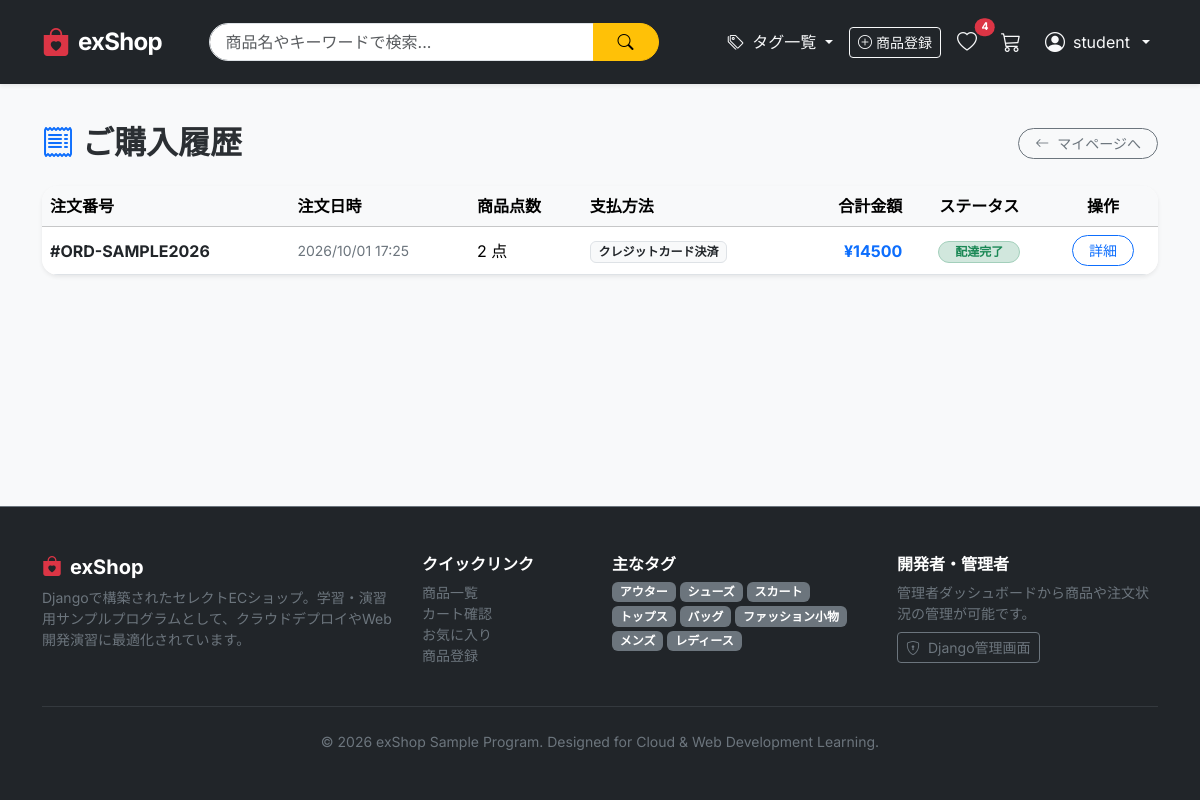
Page /orders/ (signed in) on the committed database.
### shop/models.py (models this page shows, shortened)
class Order(models.Model):
    PAYMENT_METHODS = [
        ('credit_card', 'クレジットカード決済'),
        ('bank_transfer', '銀行振込'),
        ('cod', '代金引換'),
        ('convenience', 'コンビニ決済'),
    ]
    STATUS_CHOICES = [
        ('pending', '処理待ち'),
        ('processing', '発送準備中'),
        ('shipped', '発送済み'),
        ('completed', '配達完了'),
        ('cancelled', 'キャンセル'),
    ]
    user = models.ForeignKey(
        User, on_delete=models.SET_NULL, null=True, blank=True,
        related_name='orders', verbose_name="購入ユーザー"
    )
    order_number = models.CharField(max_length=32, unique=True, verbose_name="注文番号")
    full_name = models.CharField(max_length=100, verbose_name="氏名")
    postal_code = models.CharField(max_length=10, verbose_name="郵便番号")
    address = models.CharField(max_length=255, verbose_name="配送先住所")
    phone_number = models.CharField(max_length=20, verbose_name="電話番号")
    email = models.EmailField(verbose_name="メールアドレス")
    payment_method = models.CharField(
        max_length=20, choices=PAYMENT_METHODS, default='credit_card', verbose_name="支払方法"
    )
    total_price = models.PositiveIntegerField(default=0, verbose_name="合計金額 (円)")
    status = models.CharField(
        max_length=20, choices=STATUS_CHOICES, default='completed', verbose_name="注文ステータス"
    )
    created_at = models.DateTimeField(auto_now_add=True, verbose_name="注文日時")
    class Meta:
        verbose_name = "注文"
        verbose_name_plural = "注文履歴"
        ordering = ['-created_at']

class Tag(models.Model):
    COLOR_CHOICES = [
        ('primary', 'Primary (Blue)'),
        ('secondary', 'Secondary (Gray)'),
        ('success', 'Success (Green)'),
        ('danger', 'Danger (Red)'),
        ('warning', 'Warning (Yellow)'),
        ('info', 'Info (Teal)'),
        ('dark', 'Dark (Black)'),
    ]
    name = models.CharField(max_length=50, unique=True, verbose_name="タグ名")
    slug = models.SlugField(max_length=50, unique=True, allow_unicode=True, verbose_name="スラグ")
    color = models.CharField(max_length=20, choices=COLOR_CHOICES, default='primary', verbose_name="バッジ色")
    class Meta:
        verbose_name = "タグ"
        verbose_name_plural = "タグ一覧"
        ordering = ['name']

### shop/views.py (the view)
# urls.py: path('orders/', views.order_list, name='order_list'),
@login_required
def order_list(request):
    orders = Order.objects.filter(user=request.user).order_by('-created_at')
    return render(request, 'shop/order_list.html', {'orders': orders})

### shop/cart.py (called while the page is built)
    def __len__(self):
        return sum(item['quantity'] for item in self.cart.values())

### shop/context_processors.py (called while the page is built)
def shop_context(request):
    cart = Cart(request)
    all_tags = Tag.objects.all()
    favorite_count = 0
    favorite_product_ids = []
    if request.user.is_authenticated:
        favs = Favorite.objects.filter(user=request.user)
        favorite_count = favs.count()
        favorite_product_ids = list(favs.values_list('product_id', flat=True))
    return {
        'cart': cart,
        'cart_item_count': len(cart),
        'all_tags': all_tags,
        'favorite_count': favorite_count,
        'favorite_product_ids': favorite_product_ids,
    }

### templates/shop/order_list.html (shortened to what this page needs)
{% extends 'base.html' %}
{% block content %}
<div class="container py-4">
    <div class="d-flex justify-content-between align-items-center mb-4">
        <h2 class="fw-bold d-flex align-items-center gap-2 mb-0">
            <i class="bi bi-receipt text-primary"></i> ご購入履歴
        </h2>
        <a href="{% url 'shop:mypage' %}" class="btn btn-outline-secondary btn-sm rounded-pill px-3">
            <i class="bi bi-arrow-left me-1"></i> マイページへ
        </a>
    </div>
    {% if orders %}
        <div class="card border-0 shadow-sm rounded-4 overflow-hidden">
            <div class="table-responsive">
                <table class="table table-hover align-middle mb-0">
                    <thead class="table-light">
                        <tr>
                            <th scope="col">注文番号</th>
                            <th scope="col">注文日時</th>
                            <th scope="col">商品点数</th>
                            <th scope="col">支払方法</th>
                            <th scope="col" class="text-end">合計金額</th>
                            <th scope="col" class="text-center">ステータス</th>
                            <th scope="col" class="text-center">操作</th>
                        </tr>
                    </thead>
                    <tbody>
                        {% for order in orders %}
                            <tr>
                                <td class="fw-bold text-dark">#{{ order.order_number }}</td>
                                <td class="text-secondary small">{{ order.created_at|date:"Y/m/d H:i" }}</td>
                                <td>{{ order.items.count }} 点</td>
                                <td><span class="badge bg-light text-dark border">{{ order.get_payment_method_display }}</span></td>
                                <td class="text-end fw-bold text-primary">&yen;{{ order.total_price|floatformat:"0" }}</td>
                                <td class="text-center">
                                    <span class="badge bg-success-subtle text-success border border-success-subtle rounded-pill px-3 py-1">
                                        {{ order.get_status_display }}
                                    </span>
                                </td>
                                <td class="text-center">
                                    <a href="{% url 'shop:order_detail' order.order_number %}" class="btn btn-sm btn-outline-primary rounded-pill px-3">
                                        詳細
                                    </a>
                                </td>
                            </tr>
                        {% endfor %}
                    </tbody>
                </table>
            </div>
        </div>
    {% endif %}
</div>
{% endblock %}

### templates/base.html (shortened to what this page needs)
{% load static %}
<!DOCTYPE html>
<html lang="ja">
<head>
    <link href="https://cdn.jsdelivr.net/npm/bootstrap@5.3.3/dist/css/bootstrap.min.css" rel="stylesheet">
    <link rel="stylesheet" href="https://cdn.jsdelivr.net/npm/bootstrap-icons@1.11.3/font/bootstrap-icons.min.css">
    <link rel="stylesheet" href="{% static 'css/style.css' %}">
</head>
<body class="bg-light d-flex flex-column min-vh-100">
    <nav class="navbar navbar-expand-lg navbar-dark bg-dark sticky-top shadow-sm py-3">
        <div class="container">
            <a class="navbar-brand fw-bold d-flex align-items-center gap-2" href="{% url 'shop:product_list' %}">
                <i class="bi bi-bag-heart-fill text-danger fs-3"></i>
                <span class="fs-4 tracking-tight">exShop</span>
            </a>
            <div class="collapse navbar-collapse" id="navbarMain">
                <form class="d-flex mx-auto my-2 my-lg-0 w-100" style="max-width: 450px;" method="get" action="{% url 'shop:product_list' %}">
                    <div class="input-group">
                        <input class="form-control rounded-start-pill ps-3" type="search" name="q" placeholder="商品名やキーワードで検索..." value="{{ request.GET.q|default:'' }}" aria-label="Search">
                        <button class="btn btn-warning rounded-end-pill px-4 fw-semibold" type="submit">
                            <i class="bi bi-search"></i>
                        </button>
                    </div>
                </form>
                <ul class="navbar-nav ms-auto align-items-center gap-2">
                    <li class="nav-item dropdown">
                        <a class="nav-link dropdown-toggle text-light" href="#" role="button" data-bs-toggle="dropdown" aria-expanded="false">
                            <i class="bi bi-tags me-1"></i> タグ一覧
                        </a>
                    </li>
                    <li class="nav-item">
                        <a class="btn btn-sm btn-outline-light d-flex align-items-center gap-1" href="{% url 'shop:product_create' %}">
                            <i class="bi bi-plus-circle"></i> 商品登録
                        </a>
                    </li>
                    <li class="nav-item">
                        <a class="nav-link position-relative text-light px-2" href="{% url 'shop:favorite_list' %}" title="お気に入り">
                            <i class="bi bi-heart fs-5"></i>
                            {% if favorite_count > 0 %}
                                <span class="position-absolute top-1 start-100 translate-middle badge rounded-pill bg-danger" style="font-size: 0.65rem;">
                                    {{ favorite_count }}
                                </span>
                            {% endif %}
                        </a>
                    </li>
                    <li class="nav-item">
                        <a class="nav-link position-relative text-light px-2" href="{% url 'shop:cart_detail' %}" title="カート">
                            <i class="bi bi-cart3 fs-5"></i>
                        </a>
                    </li>
                    {% if user.is_authenticated %}
                        <li class="nav-item dropdown">
                            <a class="nav-link dropdown-toggle text-light d-flex align-items-center gap-2" href="#" role="button" data-bs-toggle="dropdown">
                                <i class="bi bi-person-circle fs-5"></i>
                                <span>{{ user.username }}</span>
                            </a>
                        </li>
                    {% endif %}
                </ul>
            </div>
        </div>
    </nav>
    <main class="flex-grow-1">
        {% block content %}{% endblock %}
    </main>
    <footer class="bg-dark text-light-50 py-5 mt-5 border-top border-secondary">
        <div class="container">
            <div class="row g-4">
                <div class="col-lg-4 col-md-6 text-white">
                    <h5 class="fw-bold d-flex align-items-center gap-2">
                        <i class="bi bi-bag-heart-fill text-danger"></i> exShop
                    </h5>
                    <p class="text-secondary small mt-2">
                        Djangoで構築されたセレクトECショップ。学習・演習用サンプルプログラムとして、クラウドデプロイやWeb開発演習に最適化されています。
                    </p>
                </div>
                <div class="col-lg-2 col-md-6">
                    <h6 class="text-white fw-bold">クイックリンク</h6>
                    <ul class="list-unstyled small">
                        <li><a href="{% url 'shop:product_list' %}" class="text-secondary text-decoration-none hover-light">商品一覧</a></li>
                        <li><a href="{% url 'shop:cart_detail' %}" class="text-secondary text-decoration-none hover-light">カート確認</a></li>
                        <li><a href="{% url 'shop:favorite_list' %}" class="text-secondary text-decoration-none hover-light">お気に入り</a></li>
                        <li><a href="{% url 'shop:product_create' %}" class="text-secondary text-decoration-none hover-light">商品登録</a></li>
                    </ul>
                </div>
                <div class="col-lg-3 col-md-6">
                    <h6 class="text-white fw-bold">主なタグ</h6>
                    <div class="d-flex flex-wrap gap-1 mt-2">
                        {% for tag in all_tags|slice:":8" %}
                            <a href="{% url 'shop:product_list' %}?tag={{ tag.slug }}" class="badge bg-secondary text-decoration-none">
                                {{ tag.name }}
                            </a>
                        {% empty %}
                            <span class="text-secondary small">タグ未設定</span>
                        {% endfor %}
                    </div>
                </div>
                <div class="col-lg-3 col-md-6">
                    <h6 class="text-white fw-bold">開発者・管理者</h6>
                    <p class="text-secondary small mb-2">管理者ダッシュボードから商品や注文状況の管理が可能です。</p>
                    <a href="/admin/" target="_blank" class="btn btn-sm btn-outline-secondary">
                        <i class="bi bi-shield-lock me-1"></i> Django管理画面
                    </a>
                </div>
            </div>
            <hr class="border-secondary my-4">
            <div class="text-center text-secondary small">
                &copy; 2026 exShop Sample Program. Designed for Cloud & Web Development Learning.
            </div>
        </div>
    </footer>
</body>
</html>

### static/css/style.css (style rules this page uses)
body { font-family: 'Inter', 'Noto Sans JP', -apple-system, BlinkMacSystemFont, "Segoe UI", Roboto, sans-serif; color: #2b2f33; }
.tracking-tight { letter-spacing: -0.03em; }

### rows in the picture
Order: order_number "ORD-SAMPLE2026", created_at "2026/10/01 17:25", items.count "2", payment_method "クレジットカード決済", total_price "14500", status "配達完了"
Tag: name "アウター"
Tag: name "シューズ"
Tag: name "スカート"
Tag: name "トップス"
Tag: name "バッグ"
Tag: name "ファッション小物"
Tag: name "メンズ"
Tag: name "レディース"

### other values in the picture
{{ favorite_count }} "4"
{{ user.username }} "student"
